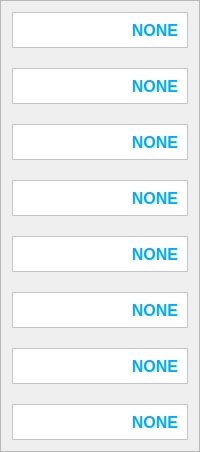
           <widget class="QFrame" name="frame_22">
            <property name="minimumSize">
             <size>
              <width>0</width>
              <height>441</height>
             </size>
            </property>
            <property name="styleSheet">
             <string notr="true">border-color: rgb(40, 82, 181);</string>
            </property>
            <property name="frameShape">
             <enum>QFrame::StyledPanel</enum>
            </property>
            <property name="frameShadow">
             <enum>QFrame::Raised</enum>
            </property>
            <layout class="QVBoxLayout" name="verticalLayout_22">
             <property name="spacing">
              <number>20</number>
             </property>
             <item>
              <widget class="QFrame" name="frame_23">
               <property name="maximumSize">
                <size>
                 <width>16777215</width>
                 <height>36</height>
                </size>
               </property>
               <property name="styleSheet">
                <string notr="true">
background-color: rgb(255, 255, 255);</string>
               </property>
               <property name="frameShape">
                <enum>QFrame::StyledPanel</enum>
               </property>
               <property name="frameShadow">
                <enum>QFrame::Raised</enum>
               </property>
               <layout class="QVBoxLayout" name="verticalLayout_23">
                <item>
                 <widget class="QLabel" name="label_der_8">
                  <property name="font">
                   <font>
                    <family>SansSerif</family>
                    <pointsize>12</pointsize>
                    <weight>75</weight>
                    <bold>true</bold>
                   </font>
                  </property>
                  <property name="styleSheet">
                   <string notr="true">color: rgb(0, 170, 255);</string>
                  </property>
                  <property name="text">
                   <string>NONE</string>
                  </property>
                  <property name="alignment">
                   <set>Qt::AlignRight|Qt::AlignTrailing|Qt::AlignVCenter</set>
                  </property>
                 </widget>
                </item>
               </layout>
              </widget>
             </item>
             <item>
              <widget class="QFrame" name="frame_24">
               <property name="maximumSize">
                <size>
                 <width>16777215</width>
                 <height>36</height>
                </size>
               </property>
               <property name="styleSheet">
                <string notr="true">
background-color: rgb(255, 255, 255);</string>
               </property>
               <property name="frameShape">
                <enum>QFrame::StyledPanel</enum>
               </property>
               <property name="frameShadow">
                <enum>QFrame::Raised</enum>
               </property>
               <layout class="QVBoxLayout" name="verticalLayout_24">
                <item>
                 <widget class="QLabel" name="label_der_9">
                  <property name="font">
                   <font>
                    <family>SansSerif</family>
                    <pointsize>12</pointsize>
                    <weight>75</weight>
                    <bold>true</bold>
                   </font>
                  </property>
                  <property name="styleSheet">
                   <string notr="true">color: rgb(0, 170, 255);</string>
                  </property>
                  <property name="text">
                   <string>NONE</string>
                  </property>
                  <property name="alignment">
                   <set>Qt::AlignRight|Qt::AlignTrailing|Qt::AlignVCenter</set>
                  </property>
                 </widget>
                </item>
               </layout>
              </widget>
             </item>
             <item>
              <widget class="QFrame" name="frame_33">
               <property name="maximumSize">
                <size>
                 <width>16777215</width>
                 <height>36</height>
                </size>
               </property>
               <property name="styleSheet">
                <string notr="true">
background-color: rgb(255, 255, 255);</string>
               </property>
               <property name="frameShape">
                <enum>QFrame::StyledPanel</enum>
               </property>
               <property name="frameShadow">
                <enum>QFrame::Raised</enum>
               </property>
               <layout class="QVBoxLayout" name="verticalLayout_33">
                <item>
                 <widget class="QLabel" name="label_der_10">
                  <property name="font">
                   <font>
                    <family>SansSerif</family>
                    <pointsize>12</pointsize>
                    <weight>75</weight>
                    <bold>true</bold>
                   </font>
                  </property>
                  <property name="styleSheet">
                   <string notr="true">color: rgb(0, 170, 255);</string>
                  </property>
                  <property name="text">
                   <string>NONE</string>
                  </property>
                  <property name="alignment">
                   <set>Qt::AlignRight|Qt::AlignTrailing|Qt::AlignVCenter</set>
                  </property>
                 </widget>
                </item>
               </layout>
              </widget>
             </item>
             <item>
              <widget class="QFrame" name="frame_34">
               <property name="maximumSize">
                <size>
                 <width>16777215</width>
                 <height>36</height>
                </size>
               </property>
               <property name="styleSheet">
                <string notr="true">
background-color: rgb(255, 255, 255);</string>
               </property>
               <property name="frameShape">
                <enum>QFrame::StyledPanel</enum>
               </property>
               <property name="frameShadow">
                <enum>QFrame::Raised</enum>
               </property>
               <layout class="QVBoxLayout" name="verticalLayout_34">
                <item>
                 <widget class="QLabel" name="label_der_11">
                  <property name="font">
                   <font>
                    <family>SansSerif</family>
                    <pointsize>12</pointsize>
                    <weight>75</weight>
                    <bold>true</bold>
                   </font>
                  </property>
                  <property name="styleSheet">
                   <string notr="true">color: rgb(0, 170, 255);</string>
                  </property>
                  <property name="text">
                   <string>NONE</string>
                  </property>
                  <property name="alignment">
                   <set>Qt::AlignRight|Qt::AlignTrailing|Qt::AlignVCenter</set>
                  </property>
                 </widget>
                </item>
               </layout>
              </widget>
             </item>
             <item>
              <widget class="QFrame" name="frame_35">
               <property name="maximumSize">
                <size>
                 <width>16777215</width>
                 <height>36</height>
                </size>
               </property>
               <property name="styleSheet">
                <string notr="true">
background-color: rgb(255, 255, 255);</string>
               </property>
               <property name="frameShape">
                <enum>QFrame::StyledPanel</enum>
               </property>
               <property name="frameShadow">
                <enum>QFrame::Raised</enum>
               </property>
               <layout class="QVBoxLayout" name="verticalLayout_35">
                <item>
                 <widget class="QLabel" name="label_der_12">
                  <property name="font">
                   <font>
                    <family>SansSerif</family>
                    <pointsize>12</pointsize>
                    <weight>75</weight>
                    <bold>true</bold>
                   </font>
                  </property>
                  <property name="styleSheet">
                   <string notr="true">color: rgb(0, 170, 255);</string>
                  </property>
                  <property name="text">
                   <string>NONE</string>
                  </property>
                  <property name="alignment">
                   <set>Qt::AlignRight|Qt::AlignTrailing|Qt::AlignVCenter</set>
                  </property>
                 </widget>
                </item>
               </layout>
              </widget>
             </item>
             <item>
              <widget class="QFrame" name="frame_36">
               <property name="maximumSize">
                <size>
                 <width>16777215</width>
                 <height>36</height>
                </size>
               </property>
               <property name="styleSheet">
                <string notr="true">
background-color: rgb(255, 255, 255);</string>
               </property>
               <property name="frameShape">
                <enum>QFrame::StyledPanel</enum>
               </property>
               <property name="frameShadow">
                <enum>QFrame::Raised</enum>
               </property>
               <layout class="QVBoxLayout" name="verticalLayout_36">
                <item>
                 <widget class="QLabel" name="label_der_13">
                  <property name="font">
                   <font>
                    <family>SansSerif</family>
                    <pointsize>12</pointsize>
                    <weight>75</weight>
                    <bold>true</bold>
                   </font>
                  </property>
                  <property name="styleSheet">
                   <string notr="true">color: rgb(0, 170, 255);</string>
                  </property>
                  <property name="text">
                   <string>NONE</string>
                  </property>
                  <property name="alignment">
                   <set>Qt::AlignRight|Qt::AlignTrailing|Qt::AlignVCenter</set>
                  </property>
                 </widget>
                </item>
               </layout>
              </widget>
             </item>
             <item>
              <widget class="QFrame" name="frame_37">
               <property name="maximumSize">
                <size>
                 <width>16777215</width>
                 <height>36</height>
                </size>
               </property>
               <property name="styleSheet">
                <string notr="true">
background-color: rgb(255, 255, 255);</string>
               </property>
               <property name="frameShape">
                <enum>QFrame::StyledPanel</enum>
               </property>
               <property name="frameShadow">
                <enum>QFrame::Raised</enum>
               </property>
               <layout class="QVBoxLayout" name="verticalLayout_37">
                <item>
                 <widget class="QLabel" name="label_der_14">
                  <property name="font">
                   <font>
                    <family>SansSerif</family>
                    <pointsize>12</pointsize>
                    <weight>75</weight>
                    <bold>true</bold>
                   </font>
                  </property>
                  <property name="styleSheet">
                   <string notr="true">color: rgb(0, 170, 255);</string>
                  </property>
                  <property name="text">
                   <string>NONE</string>
                  </property>
                  <property name="alignment">
                   <set>Qt::AlignRight|Qt::AlignTrailing|Qt::AlignVCenter</set>
                  </property>
                 </widget>
                </item>
               </layout>
              </widget>
             </item>
             <item>
              <widget class="QFrame" name="frame_38">
               <property name="maximumSize">
                <size>
                 <width>16777215</width>
                 <height>36</height>
                </size>
               </property>
               <property name="styleSheet">
                <string notr="true">
background-color: rgb(255, 255, 255);</string>
               </property>
               <property name="frameShape">
                <enum>QFrame::StyledPanel</enum>
               </property>
               <property name="frameShadow">
                <enum>QFrame::Raised</enum>
               </property>
               <layout class="QVBoxLayout" name="verticalLayout_38">
                <item>
                 <widget class="QLabel" name="label_der_15">
                  <property name="font">
                   <font>
                    <family>SansSerif</family>
                    <pointsize>12</pointsize>
                    <weight>75</weight>
                    <bold>true</bold>
                   </font>
                  </property>
                  <property name="styleSheet">
                   <string notr="true">color: rgb(0, 170, 255);</string>
                  </property>
                  <property name="text">
                   <string>NONE</string>
                  </property>
                  <property name="alignment">
                   <set>Qt::AlignRight|Qt::AlignTrailing|Qt::AlignVCenter</set>
                  </property>
                 </widget>
                </item>
               </layout>
              </widget>
             </item>
            </layout>
           </widget>
